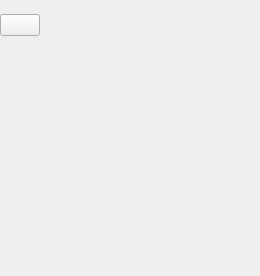
      <widget class="QWidget" name="credits">
       <layout class="QGridLayout" name="gridLayout_8">
        <property name="leftMargin">
         <number>0</number>
        </property>
        <property name="topMargin">
         <number>0</number>
        </property>
        <property name="rightMargin">
         <number>0</number>
        </property>
        <property name="bottomMargin">
         <number>0</number>
        </property>
        <property name="spacing">
         <number>0</number>
        </property>
        <item row="1" column="1">
         <spacer name="horizontalSpacer_24">
          <property name="orientation">
           <enum>Qt::Horizontal</enum>
          </property>
          <property name="sizeHint" stdset="0">
           <size>
            <width>40</width>
            <height>20</height>
           </size>
          </property>
         </spacer>
        </item>
        <item row="3" column="0">
         <spacer name="verticalSpacer_26">
          <property name="orientation">
           <enum>Qt::Vertical</enum>
          </property>
          <property name="sizeHint" stdset="0">
           <size>
            <width>20</width>
            <height>40</height>
           </size>
          </property>
         </spacer>
        </item>
        <item row="4" column="0">
         <spacer name="verticalSpacer_27">
          <property name="orientation">
           <enum>Qt::Vertical</enum>
          </property>
          <property name="sizeHint" stdset="0">
           <size>
            <width>20</width>
            <height>40</height>
           </size>
          </property>
         </spacer>
        </item>
        <item row="1" column="3">
         <spacer name="horizontalSpacer_26">
          <property name="orientation">
           <enum>Qt::Horizontal</enum>
          </property>
          <property name="sizeHint" stdset="0">
           <size>
            <width>40</width>
            <height>20</height>
           </size>
          </property>
         </spacer>
        </item>
        <item row="1" column="0">
         <widget class="QPushButton" name="credits2Main">
          <property name="text">
           <string/>
          </property>
         </widget>
        </item>
        <item row="2" column="0">
         <spacer name="verticalSpacer_25">
          <property name="orientation">
           <enum>Qt::Vertical</enum>
          </property>
          <property name="sizeHint" stdset="0">
           <size>
            <width>20</width>
            <height>40</height>
           </size>
          </property>
         </spacer>
        </item>
        <item row="5" column="0">
         <spacer name="verticalSpacer_28">
          <property name="orientation">
           <enum>Qt::Vertical</enum>
          </property>
          <property name="sizeHint" stdset="0">
           <size>
            <width>20</width>
            <height>40</height>
           </size>
          </property>
         </spacer>
        </item>
        <item row="7" column="0">
         <spacer name="verticalSpacer_30">
          <property name="orientation">
           <enum>Qt::Vertical</enum>
          </property>
          <property name="sizeHint" stdset="0">
           <size>
            <width>20</width>
            <height>40</height>
           </size>
          </property>
         </spacer>
        </item>
        <item row="6" column="0">
         <spacer name="verticalSpacer_29">
          <property name="orientation">
           <enum>Qt::Vertical</enum>
          </property>
          <property name="sizeHint" stdset="0">
           <size>
            <width>20</width>
            <height>40</height>
           </size>
          </property>
         </spacer>
        </item>
        <item row="1" column="4">
         <spacer name="creditsHorizontalSpacer">
          <property name="orientation">
           <enum>Qt::Horizontal</enum>
          </property>
          <property name="sizeType">
           <enum>QSizePolicy::Fixed</enum>
          </property>
          <property name="sizeHint" stdset="0">
           <size>
            <width>100</width>
            <height>20</height>
           </size>
          </property>
         </spacer>
        </item>
        <item row="0" column="0" colspan="5">
         <widget class="QLabel" name="creditsLogo">
          <property name="sizePolicy">
           <sizepolicy hsizetype="Preferred" vsizetype="Preferred">
            <horstretch>0</horstretch>
            <verstretch>0</verstretch>
           </sizepolicy>
          </property>
          <property name="minimumSize">
           <size>
            <width>0</width>
            <height>0</height>
           </size>
          </property>
          <property name="maximumSize">
           <size>
            <width>16777215</width>
            <height>16777215</height>
           </size>
          </property>
          <property name="text">
           <string/>
          </property>
         </widget>
        </item>
        <item row="3" column="2">
         <widget class="QLabel" name="creditsLabel">
          <property name="text">
           <string/>
          </property>
         </widget>
        </item>
        <item row="2" column="2">
         <spacer name="horizontalSpacer_25">
          <property name="orientation">
           <enum>Qt::Horizontal</enum>
          </property>
          <property name="sizeHint" stdset="0">
           <size>
            <width>40</width>
            <height>20</height>
           </size>
          </property>
         </spacer>
        </item>
        <item row="1" column="2">
         <widget class="QLabel" name="creditsTitle">
          <property name="text">
           <string/>
          </property>
         </widget>
        </item>
       </layout>
      </widget>
